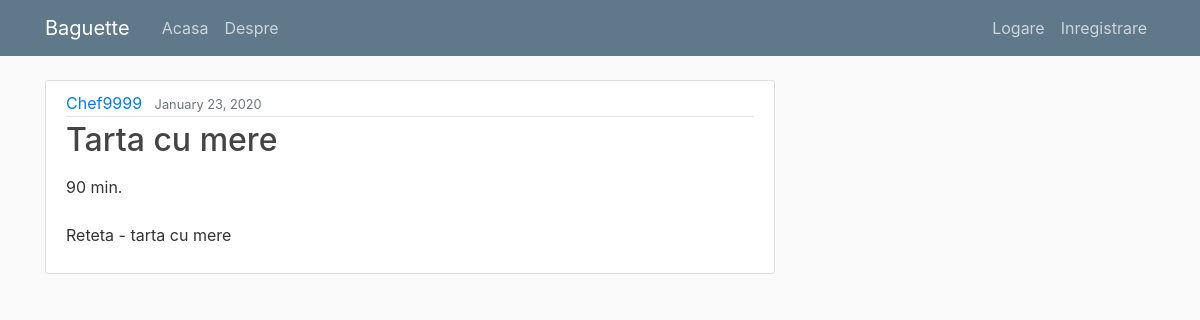
The app's page /reteta/6/ with its own data.
### retete/models.py (models this page shows, shortened)
class Reteta(models.Model):
    titlu = models.CharField(max_length=140)
    continut = models.TextField()
    data_adaugare = models.DateTimeField(default=timezone.now)
    autor = models.ForeignKey(User, on_delete=models.CASCADE)

### retete/views.py (the view)
# urls.py: path('reteta/<int:pk>/', RetetaDetailView.as_view(), name='reteta-detail'),
class RetetaDetailView(DetailView):
    model = Reteta

### retete/templates/retete/reteta_detail.html (shortened to what this page needs)
{% extends "retete/base.html"%}
{% block continut%}
    <article class="media content-section">
        <div class="media-body">
            <div class="article-metadata">
                <a class="mr-2" href="#">{{ object.autor }}</a>
                <small class="text-muted">{{ object.data_adaugare|date:"F d, Y" }}</small>
            </div>
            <h2 class="article-title">{{ object.titlu }}</h2>
            <p class="article-content">{{ object.continut }}</p>
        </div>
    </article>
{% endblock continut %}

### retete/static/retete/main.css (style rules this page uses)
body { background: #fafafa; color: #333333; margin-top: 5rem; }
h1, h2, h3, h4, h5, h6 { color: #444444; }
.content-section { background: #ffffff; padding: 10px 20px; border: 1px solid #dddddd; border-radius: 3px; margin-bottom: 20px; }
.article-title { color: #444444; }
.article-content { white-space: pre-line; }
.article-metadata { padding-bottom: 1px; margin-bottom: 4px; border-bottom: 1px solid #e3e3e3 }

### records on screen
Reteta: autor "Chef9999", data_adaugare "January 23, 2020", titlu "Tarta cu mere", continut "90 min. Reteta - tarta cu mere"
